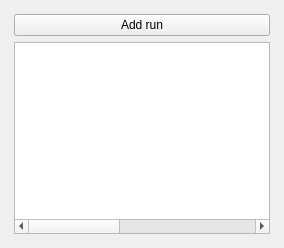
  <widget class="QDockWidget" name="dockWidget">
   <property name="toolTip">
    <string/>
   </property>
   <property name="statusTip">
    <string/>
   </property>
   <property name="styleSheet">
    <string notr="true"/>
   </property>
   <property name="windowTitle">
    <string>Sources</string>
   </property>
   <attribute name="dockWidgetArea">
    <number>8</number>
   </attribute>
   <widget class="QWidget" name="dockWidgetContents">
    <layout class="QVBoxLayout" name="verticalLayout_8">
     <item>
      <layout class="QVBoxLayout" name="verticalLayout_7">
       <property name="leftMargin">
        <number>5</number>
       </property>
       <property name="topMargin">
        <number>5</number>
       </property>
       <property name="rightMargin">
        <number>5</number>
       </property>
       <property name="bottomMargin">
        <number>5</number>
       </property>
       <item>
        <layout class="QHBoxLayout" name="horizontalLayout_2">
         <item>
          <widget class="QPushButton" name="btn_addSource">
           <property name="minimumSize">
            <size>
             <width>0</width>
             <height>0</height>
            </size>
           </property>
           <property name="focusPolicy">
            <enum>Qt::StrongFocus</enum>
           </property>
           <property name="toolTip">
            <string>Import data</string>
           </property>
           <property name="styleSheet">
            <string notr="true"/>
           </property>
           <property name="text">
            <string>Add run</string>
           </property>
           <property name="icon">
            <iconset>
             <normaloff>../../icons/icons8-plus-mathe-60.png</normaloff>../../icons/icons8-plus-mathe-60.png</iconset>
           </property>
          </widget>
         </item>
        </layout>
       </item>
       <item>
        <widget class="QTableWidget" name="tableSources">
         <property name="styleSheet">
          <string notr="true"/>
         </property>
         <property name="sizeAdjustPolicy">
          <enum>QAbstractScrollArea::AdjustIgnored</enum>
         </property>
         <property name="dragDropMode">
          <enum>QAbstractItemView::NoDragDrop</enum>
         </property>
         <property name="selectionBehavior">
          <enum>QAbstractItemView::SelectItems</enum>
         </property>
         <property name="cornerButtonEnabled">
          <bool>false</bool>
         </property>
         <attribute name="horizontalHeaderVisible">
          <bool>false</bool>
         </attribute>
         <attribute name="horizontalHeaderStretchLastSection">
          <bool>true</bool>
         </attribute>
         <attribute name="verticalHeaderVisible">
          <bool>false</bool>
         </attribute>
         <column>
          <property name="text">
           <string/>
          </property>
         </column>
         <column>
          <property name="text">
           <string/>
          </property>
         </column>
         <column>
          <property name="text">
           <string/>
          </property>
         </column>
         <column>
          <property name="text">
           <string>Plotgroup</string>
          </property>
         </column>
         <column>
          <property name="text">
           <string>Images</string>
          </property>
         </column>
        </widget>
       </item>
      </layout>
     </item>
    </layout>
   </widget>
  </widget>
